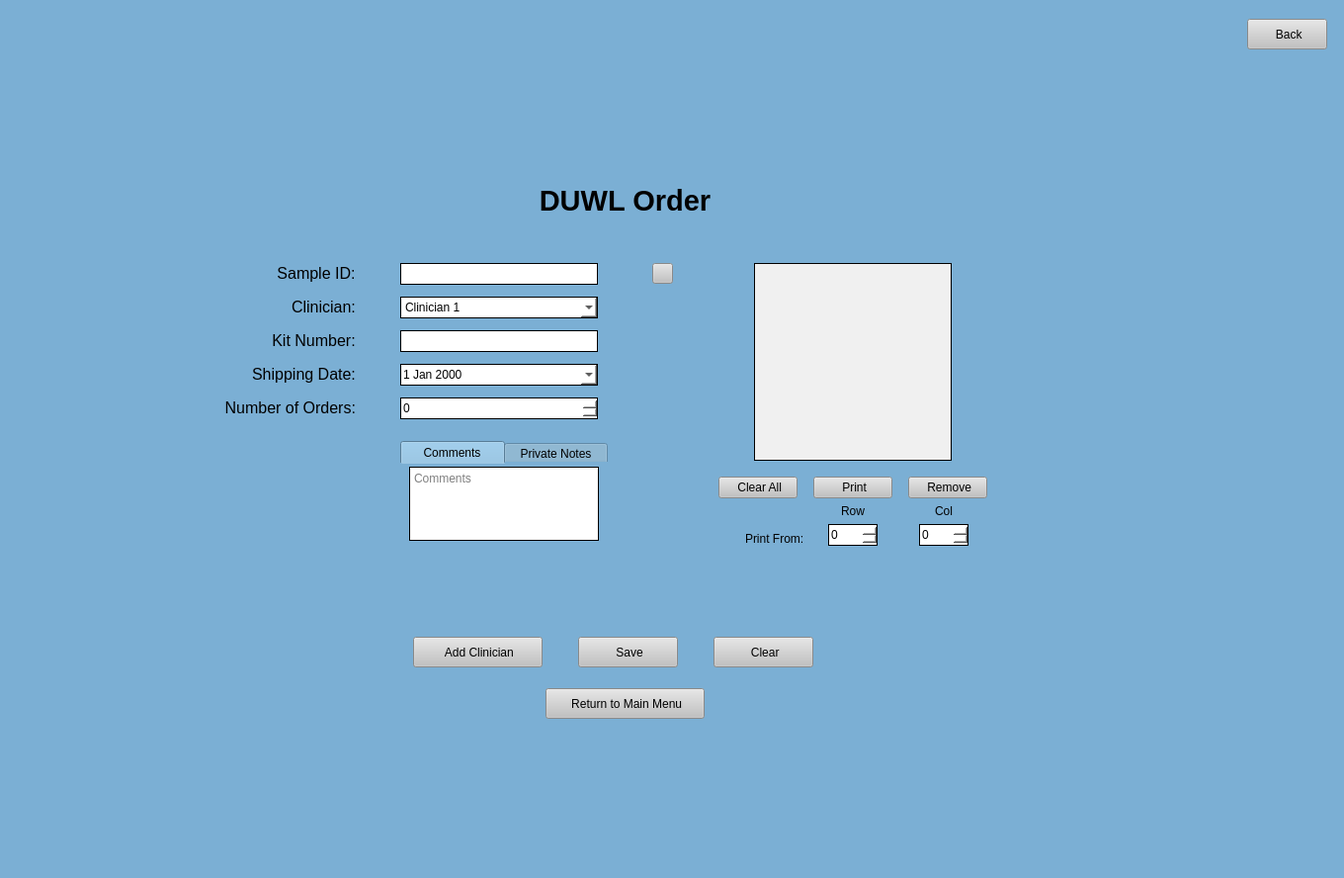
<?xml version="1.0" encoding="UTF-8"?>
<ui version="4.0">
 <class>MainWindow</class>
 <widget class="QMainWindow" name="MainWindow">
  <property name="geometry">
   <rect>
    <x>0</x>
    <y>0</y>
    <width>1360</width>
    <height>888</height>
   </rect>
  </property>
  <property name="minimumSize">
   <size>
    <width>0</width>
    <height>0</height>
   </size>
  </property>
  <property name="focusPolicy">
   <enum>Qt::NoFocus</enum>
  </property>
  <property name="windowTitle">
   <string>MainWindow</string>
  </property>
  <property name="styleSheet">
   <string notr="true">background-color: rgb(123, 175, 212);</string>
  </property>
  <widget class="QWidget" name="centralwidget">
   <layout class="QGridLayout" name="gridLayout">
    <item row="2" column="0">
     <spacer name="verticalSpacer_2">
      <property name="orientation">
       <enum>Qt::Vertical</enum>
      </property>
      <property name="sizeHint" stdset="0">
       <size>
        <width>20</width>
        <height>10</height>
       </size>
      </property>
     </spacer>
    </item>
    <item row="1" column="1">
     <widget class="QPushButton" name="back">
      <property name="minimumSize">
       <size>
        <width>81</width>
        <height>31</height>
       </size>
      </property>
      <property name="maximumSize">
       <size>
        <width>81</width>
        <height>31</height>
       </size>
      </property>
      <property name="cursor">
       <cursorShape>PointingHandCursor</cursorShape>
      </property>
      <property name="styleSheet">
       <string notr="true">QPushButton:hover {
	 background-color: rgb(210, 210, 210);
}

QPushButton:focus {
	background-color: rgb(210, 210, 210);
}

QPushButton {
	background-color: rgb(193, 193, 193);
}</string>
      </property>
      <property name="text">
       <string> Back</string>
      </property>
     </widget>
    </item>
    <item row="1" column="0">
     <spacer name="horizontalSpacer_3">
      <property name="orientation">
       <enum>Qt::Horizontal</enum>
      </property>
      <property name="sizeHint" stdset="0">
       <size>
        <width>40</width>
        <height>20</height>
       </size>
      </property>
     </spacer>
    </item>
    <item row="1" column="2">
     <spacer name="horizontalSpacer_4">
      <property name="orientation">
       <enum>Qt::Horizontal</enum>
      </property>
      <property name="sizeType">
       <enum>QSizePolicy::Minimum</enum>
      </property>
      <property name="sizeHint" stdset="0">
       <size>
        <width>8</width>
        <height>5</height>
       </size>
      </property>
     </spacer>
    </item>
    <item row="3" column="0">
     <layout class="QVBoxLayout" name="verticalLayout">
      <property name="bottomMargin">
       <number>0</number>
      </property>
      <item>
       <widget class="QLabel" name="label_3">
        <property name="text">
         <string>&lt;html&gt;&lt;head/&gt;&lt;body&gt;&lt;p align=&quot;center&quot;&gt;&lt;span style=&quot; font-size:22pt; font-weight:600;&quot;&gt;DUWL Order&lt;/span&gt;&lt;/p&gt;&lt;/body&gt;&lt;/html&gt;</string>
        </property>
       </widget>
      </item>
      <item>
       <layout class="QHBoxLayout" name="horizontalLayout">
        <item>
         <spacer name="horizontalSpacer">
          <property name="orientation">
           <enum>Qt::Horizontal</enum>
          </property>
          <property name="sizeHint" stdset="0">
           <size>
            <width>40</width>
            <height>20</height>
           </size>
          </property>
         </spacer>
        </item>
        <item>
         <layout class="QHBoxLayout" name="horizontalLayout_5">
          <property name="leftMargin">
           <number>0</number>
          </property>
          <property name="topMargin">
           <number>0</number>
          </property>
          <property name="rightMargin">
           <number>0</number>
          </property>
          <property name="bottomMargin">
           <number>0</number>
          </property>
          <item>
           <spacer name="horizontalSpacer_12">
            <property name="orientation">
             <enum>Qt::Horizontal</enum>
            </property>
            <property name="sizeHint" stdset="0">
             <size>
              <width>40</width>
              <height>20</height>
             </size>
            </property>
           </spacer>
          </item>
          <item>
           <layout class="QGridLayout" name="gridLayout_2">
            <property name="topMargin">
             <number>0</number>
            </property>
            <property name="rightMargin">
             <number>0</number>
            </property>
            <property name="bottomMargin">
             <number>0</number>
            </property>
            <property name="horizontalSpacing">
             <number>45</number>
            </property>
            <property name="verticalSpacing">
             <number>12</number>
            </property>
            <item row="1" column="1" alignment="Qt::AlignRight">
             <widget class="QLabel" name="label_14">
              <property name="text">
               <string>&lt;html&gt;&lt;head/&gt;&lt;body&gt;&lt;p align=&quot;center&quot;&gt;&lt;span style=&quot; font-size:12pt;&quot;&gt;Sample ID:&lt;/span&gt;&lt;/p&gt;&lt;/body&gt;&lt;/html&gt;</string>
              </property>
              <property name="alignment">
               <set>Qt::AlignRight|Qt::AlignTrailing|Qt::AlignVCenter</set>
              </property>
             </widget>
            </item>
            <item row="4" column="2">
             <widget class="QDateEdit" name="shipDate">
              <property name="minimumSize">
               <size>
                <width>200</width>
                <height>22</height>
               </size>
              </property>
              <property name="maximumSize">
               <size>
                <width>200</width>
                <height>22</height>
               </size>
              </property>
              <property name="styleSheet">
               <string notr="true">/* the box that is displayed*/
QDateEdit {
background-color: rgb(255, 255, 255);
border-style: solid;
border-width: 1px
}
/*toolbar on top of calendar*/
QCalendarWidget QToolButton {
height: 30px;
width: 75px;
color: white;
font-size: 12px;
icon-size: 24px, 24px;
font-weight: bold;
background-color: rgb(123,175,212);
}
QCalendarWidget QMenu {
width: 85px;
left: 10px;
color: white;
font-size: 12px;
background-color: rgb(123, 175, 212);
}
QCalendarWidget QSpinBox {
width: 75px;
font-size:12px;
color: white;
background-color: rgb(123, 175, 212);
selection-background-color: rgb(136, 136, 136);
selection-color: rgb(255, 255, 255);
}
QCalendarWidget QSpinBox::up-button { subcontrol-origin: border; subcontrol-position: top right; width:35px; }
QCalendarWidget QSpinBox::down-button {subcontrol-origin: border; subcontrol-position: bottom right; width:35px;}
QCalendarWidget QSpinBox::up-arrow { width:28px; height:28px; }
QCalendarWidget QSpinBox::down-arrow { width:28px; height:28px; }

/* header row */
QCalendarWidget QWidget { 
alternate-background-color: rgb(240, 240, 240); 
}
/* normal days */
QCalendarWidget QAbstractItemView:enabled
{
font-size:12px;
color: black;
background-color: white;
selection-background-color: rgb(123, 175, 212);
selection-color: white;
}
/* days in other months */
/* navigation bar */
QCalendarWidget QWidget#qt_calendar_navigationbar
{
background-color: rgb(123, 175, 212);
}
QCalendarWidget QAbstractItemView:disabled
{
color: rgb(180,180,180);
}</string>
              </property>
              <property name="calendarPopup">
               <bool>true</bool>
              </property>
             </widget>
            </item>
            <item row="1" column="2">
             <widget class="QLineEdit" name="saID">
              <property name="minimumSize">
               <size>
                <width>200</width>
                <height>22</height>
               </size>
              </property>
              <property name="maximumSize">
               <size>
                <width>200</width>
                <height>22</height>
               </size>
              </property>
              <property name="styleSheet">
               <string notr="true">background-color: rgb(255, 255, 255);
border-style: solid;
border-width: 1px</string>
              </property>
              <property name="readOnly">
               <bool>false</bool>
              </property>
              <property name="placeholderText">
               <string/>
              </property>
             </widget>
            </item>
            <item row="3" column="2">
             <widget class="QLineEdit" name="kitNum">
              <property name="minimumSize">
               <size>
                <width>200</width>
                <height>22</height>
               </size>
              </property>
              <property name="maximumSize">
               <size>
                <width>200</width>
                <height>22</height>
               </size>
              </property>
              <property name="styleSheet">
               <string notr="true">background-color: rgb(255, 255, 255);
border-style: solid;
border-width: 1px</string>
              </property>
             </widget>
            </item>
            <item row="2" column="2">
             <widget class="QComboBox" name="clinDrop">
              <property name="minimumSize">
               <size>
                <width>200</width>
                <height>22</height>
               </size>
              </property>
              <property name="maximumSize">
               <size>
                <width>200</width>
                <height>22</height>
               </size>
              </property>
              <property name="styleSheet">
               <string notr="true">background-color: rgb(255, 255, 255);
border-style: solid;
border-width: 1px</string>
              </property>
              <item>
               <property name="text">
                <string>Clinician 1</string>
               </property>
              </item>
              <item>
               <property name="text">
                <string>Clinician 2</string>
               </property>
              </item>
              <item>
               <property name="text">
                <string>Clinician 3</string>
               </property>
              </item>
             </widget>
            </item>
            <item row="6" column="1" colspan="3">
             <spacer name="verticalSpacer">
              <property name="orientation">
               <enum>Qt::Vertical</enum>
              </property>
              <property name="sizeType">
               <enum>QSizePolicy::Fixed</enum>
              </property>
              <property name="sizeHint" stdset="0">
               <size>
                <width>20</width>
                <height>10</height>
               </size>
              </property>
             </spacer>
            </item>
            <item row="5" column="1">
             <widget class="QLabel" name="label">
              <property name="text">
               <string>&lt;html&gt;&lt;head/&gt;&lt;body&gt;&lt;p align=&quot;right&quot;&gt;&lt;span style=&quot; font-size:12pt;&quot;&gt;Number of Orders:&lt;/span&gt;&lt;/p&gt;&lt;/body&gt;&lt;/html&gt;</string>
              </property>
             </widget>
            </item>
            <item row="0" column="2">
             <spacer name="verticalSpacer_8">
              <property name="orientation">
               <enum>Qt::Vertical</enum>
              </property>
              <property name="sizeType">
               <enum>QSizePolicy::Minimum</enum>
              </property>
              <property name="sizeHint" stdset="0">
               <size>
                <width>20</width>
                <height>40</height>
               </size>
              </property>
             </spacer>
            </item>
            <item row="1" column="3">
             <widget class="QPushButton" name="find">
              <property name="minimumSize">
               <size>
                <width>21</width>
                <height>21</height>
               </size>
              </property>
              <property name="maximumSize">
               <size>
                <width>21</width>
                <height>21</height>
               </size>
              </property>
              <property name="cursor">
               <cursorShape>PointingHandCursor</cursorShape>
              </property>
              <property name="styleSheet">
               <string notr="true">QPushButton:hover {
	 background-color: rgb(210, 210, 210);
}

QPushButton:focus {
	background-color: rgb(210, 210, 210);
}

QPushButton {
	background-color: rgb(193, 193, 193);
}</string>
              </property>
              <property name="text">
               <string/>
              </property>
              <property name="iconSize">
               <size>
                <width>16</width>
                <height>16</height>
               </size>
              </property>
             </widget>
            </item>
            <item row="4" column="1" alignment="Qt::AlignRight">
             <widget class="QLabel" name="label_15">
              <property name="text">
               <string>&lt;html&gt;&lt;head/&gt;&lt;body&gt;&lt;p align=&quot;center&quot;&gt;&lt;span style=&quot; font-size:12pt;&quot;&gt;Shipping Date:&lt;/span&gt;&lt;/p&gt;&lt;/body&gt;&lt;/html&gt;</string>
              </property>
              <property name="alignment">
               <set>Qt::AlignRight|Qt::AlignTrailing|Qt::AlignVCenter</set>
              </property>
             </widget>
            </item>
            <item row="3" column="1" alignment="Qt::AlignRight">
             <widget class="QLabel" name="label_10">
              <property name="text">
               <string>&lt;html&gt;&lt;head/&gt;&lt;body&gt;&lt;p align=&quot;center&quot;&gt;&lt;span style=&quot; font-size:12pt;&quot;&gt;Kit Number:&lt;/span&gt;&lt;/p&gt;&lt;/body&gt;&lt;/html&gt;</string>
              </property>
              <property name="alignment">
               <set>Qt::AlignRight|Qt::AlignTrailing|Qt::AlignVCenter</set>
              </property>
             </widget>
            </item>
            <item row="2" column="1" alignment="Qt::AlignRight">
             <widget class="QLabel" name="label_8">
              <property name="text">
               <string>&lt;html&gt;&lt;head/&gt;&lt;body&gt;&lt;p align=&quot;center&quot;&gt;&lt;span style=&quot; font-size:12pt;&quot;&gt;Clinician:&lt;/span&gt;&lt;/p&gt;&lt;/body&gt;&lt;/html&gt;</string>
              </property>
              <property name="alignment">
               <set>Qt::AlignRight|Qt::AlignTrailing|Qt::AlignVCenter</set>
              </property>
             </widget>
            </item>
            <item row="8" column="2">
             <spacer name="verticalSpacer_9">
              <property name="orientation">
               <enum>Qt::Vertical</enum>
              </property>
              <property name="sizeHint" stdset="0">
               <size>
                <width>20</width>
                <height>20</height>
               </size>
              </property>
             </spacer>
            </item>
            <item row="5" column="2" alignment="Qt::AlignLeft">
             <widget class="QSpinBox" name="numOrders">
              <property name="sizePolicy">
               <sizepolicy hsizetype="Expanding" vsizetype="Fixed">
                <horstretch>0</horstretch>
                <verstretch>0</verstretch>
               </sizepolicy>
              </property>
              <property name="minimumSize">
               <size>
                <width>200</width>
                <height>22</height>
               </size>
              </property>
              <property name="maximumSize">
               <size>
                <width>200</width>
                <height>22</height>
               </size>
              </property>
              <property name="font">
               <font>
                <underline>false</underline>
                <strikeout>false</strikeout>
                <kerning>true</kerning>
               </font>
              </property>
              <property name="styleSheet">
               <string notr="true">background-color: rgb(255, 255, 255);
border-style: solid;
border-width: 1px</string>
              </property>
              <property name="wrapping">
               <bool>false</bool>
              </property>
              <property name="frame">
               <bool>true</bool>
              </property>
              <property name="readOnly">
               <bool>false</bool>
              </property>
              <property name="specialValueText">
               <string/>
              </property>
              <property name="displayIntegerBase">
               <number>10</number>
              </property>
             </widget>
            </item>
            <item row="7" column="2">
             <widget class="QTabWidget" name="tabWidget">
              <property name="maximumSize">
               <size>
                <width>210</width>
                <height>16777215</height>
               </size>
              </property>
              <property name="styleSheet">
               <string notr="true">QTabWidget::pane {
	background: rgb(235, 235, 235);
	top: -16px;
}
QTabWidget::tab-bar {
	alignment: center;
}
QTabBar::tab {
	height: 23px; 
	width: 105px;
}</string>
              </property>
              <property name="currentIndex">
               <number>0</number>
              </property>
              <property name="usesScrollButtons">
               <bool>false</bool>
              </property>
              <widget class="QWidget" name="commentTab">
               <attribute name="title">
                <string>Comments</string>
               </attribute>
               <layout class="QGridLayout" name="gridLayout_3">
                <item row="0" column="0">
                 <widget class="QTextEdit" name="cText">
                  <property name="sizePolicy">
                   <sizepolicy hsizetype="Fixed" vsizetype="Fixed">
                    <horstretch>0</horstretch>
                    <verstretch>0</verstretch>
                   </sizepolicy>
                  </property>
                  <property name="maximumSize">
                   <size>
                    <width>200</width>
                    <height>75</height>
                   </size>
                  </property>
                  <property name="styleSheet">
                   <string notr="true">background-color: rgb(255, 255, 255);
border-style: solid;
border-width: 1px</string>
                  </property>
                  <property name="tabChangesFocus">
                   <bool>false</bool>
                  </property>
                  <property name="placeholderText">
                   <string>Comments</string>
                  </property>
                 </widget>
                </item>
               </layout>
              </widget>
              <widget class="QWidget" name="notesTab">
               <attribute name="title">
                <string>Private Notes</string>
               </attribute>
               <layout class="QGridLayout" name="gridLayout_4">
                <item row="0" column="0">
                 <widget class="QTextEdit" name="nText">
                  <property name="sizePolicy">
                   <sizepolicy hsizetype="Fixed" vsizetype="Fixed">
                    <horstretch>0</horstretch>
                    <verstretch>0</verstretch>
                   </sizepolicy>
                  </property>
                  <property name="maximumSize">
                   <size>
                    <width>200</width>
                    <height>75</height>
                   </size>
                  </property>
                  <property name="styleSheet">
                   <string notr="true">background-color: rgb(255, 255, 255);
border-style: solid;
border-width: 1px</string>
                  </property>
                  <property name="tabChangesFocus">
                   <bool>false</bool>
                  </property>
                  <property name="placeholderText">
                   <string>Private Notes</string>
                  </property>
                 </widget>
                </item>
               </layout>
              </widget>
             </widget>
            </item>
           </layout>
          </item>
          <item>
           <spacer name="horizontalSpacer_2">
            <property name="orientation">
             <enum>Qt::Horizontal</enum>
            </property>
            <property name="sizeType">
             <enum>QSizePolicy::Minimum</enum>
            </property>
            <property name="sizeHint" stdset="0">
             <size>
              <width>40</width>
              <height>20</height>
             </size>
            </property>
           </spacer>
          </item>
          <item>
           <layout class="QVBoxLayout" name="verticalLayout_2">
            <property name="leftMargin">
             <number>0</number>
            </property>
            <property name="topMargin">
             <number>0</number>
            </property>
            <property name="rightMargin">
             <number>0</number>
            </property>
            <property name="bottomMargin">
             <number>0</number>
            </property>
            <item>
             <spacer name="verticalSpacer_11">
              <property name="orientation">
               <enum>Qt::Vertical</enum>
              </property>
              <property name="sizeHint" stdset="0">
               <size>
                <width>20</width>
                <height>40</height>
               </size>
              </property>
             </spacer>
            </item>
            <item alignment="Qt::AlignHCenter">
             <widget class="QTableWidget" name="kitTWid">
              <property name="minimumSize">
               <size>
                <width>200</width>
                <height>200</height>
               </size>
              </property>
              <property name="maximumSize">
               <size>
                <width>200</width>
                <height>200</height>
               </size>
              </property>
              <property name="focusPolicy">
               <enum>Qt::StrongFocus</enum>
              </property>
              <property name="styleSheet">
               <string notr="true">background-color: rgb(240, 240, 240);
border-style: solid;
border-width: 1px</string>
              </property>
              <property name="editTriggers">
               <set>QAbstractItemView::DoubleClicked|QAbstractItemView::SelectedClicked</set>
              </property>
              <property name="alternatingRowColors">
               <bool>true</bool>
              </property>
              <property name="selectionMode">
               <enum>QAbstractItemView::SingleSelection</enum>
              </property>
             </widget>
            </item>
            <item>
             <spacer name="verticalSpacer_7">
              <property name="orientation">
               <enum>Qt::Vertical</enum>
              </property>
              <property name="sizeType">
               <enum>QSizePolicy::Minimum</enum>
              </property>
              <property name="sizeHint" stdset="0">
               <size>
                <width>20</width>
                <height>10</height>
               </size>
              </property>
             </spacer>
            </item>
            <item>
             <layout class="QHBoxLayout" name="horizontalLayout_4">
              <property name="leftMargin">
               <number>0</number>
              </property>
              <property name="topMargin">
               <number>0</number>
              </property>
              <property name="rightMargin">
               <number>0</number>
              </property>
              <property name="bottomMargin">
               <number>0</number>
              </property>
              <item>
               <widget class="QPushButton" name="clearAll">
                <property name="cursor">
                 <cursorShape>PointingHandCursor</cursorShape>
                </property>
                <property name="styleSheet">
                 <string notr="true">QPushButton:hover {
	 background-color: rgb(210, 210, 210);
}

QPushButton:focus {
	background-color: rgb(210, 210, 210);
}

QPushButton {
	background-color: rgb(193, 193, 193);
}</string>
                </property>
                <property name="text">
                 <string> Clear All</string>
                </property>
               </widget>
              </item>
              <item>
               <spacer name="horizontalSpacer_16">
                <property name="orientation">
                 <enum>Qt::Horizontal</enum>
                </property>
                <property name="sizeType">
                 <enum>QSizePolicy::Minimum</enum>
                </property>
                <property name="sizeHint" stdset="0">
                 <size>
                  <width>10</width>
                  <height>20</height>
                 </size>
                </property>
               </spacer>
              </item>
              <item>
               <widget class="QPushButton" name="print">
                <property name="cursor">
                 <cursorShape>PointingHandCursor</cursorShape>
                </property>
                <property name="styleSheet">
                 <string notr="true">QPushButton:hover {
	 background-color: rgb(210, 210, 210);
}

QPushButton:focus {
	background-color: rgb(210, 210, 210);
}

QPushButton {
	background-color: rgb(193, 193, 193);
}</string>
                </property>
                <property name="text">
                 <string> Print</string>
                </property>
               </widget>
              </item>
              <item>
               <spacer name="horizontalSpacer_17">
                <property name="orientation">
                 <enum>Qt::Horizontal</enum>
                </property>
                <property name="sizeType">
                 <enum>QSizePolicy::Minimum</enum>
                </property>
                <property name="sizeHint" stdset="0">
                 <size>
                  <width>10</width>
                  <height>20</height>
                 </size>
                </property>
               </spacer>
              </item>
              <item>
               <widget class="QPushButton" name="remove">
                <property name="cursor">
                 <cursorShape>PointingHandCursor</cursorShape>
                </property>
                <property name="styleSheet">
                 <string notr="true">QPushButton:hover {
	 background-color: rgb(210, 210, 210);
}

QPushButton:focus {
	background-color: rgb(210, 210, 210);
}

QPushButton {
	background-color: rgb(193, 193, 193);
}</string>
                </property>
                <property name="text">
                 <string> Remove</string>
                </property>
               </widget>
              </item>
             </layout>
            </item>
            <item>
             <layout class="QHBoxLayout" name="horizontalLayout_3">
              <property name="leftMargin">
               <number>0</number>
              </property>
              <property name="topMargin">
               <number>0</number>
              </property>
              <property name="rightMargin">
               <number>0</number>
              </property>
              <property name="bottomMargin">
               <number>0</number>
              </property>
              <item alignment="Qt::AlignRight|Qt::AlignBottom">
               <widget class="QLabel" name="label_2">
                <property name="text">
                 <string>Print From:</string>
                </property>
               </widget>
              </item>
              <item>
               <layout class="QVBoxLayout" name="verticalLayout_3">
                <property name="leftMargin">
                 <number>0</number>
                </property>
                <property name="topMargin">
                 <number>0</number>
                </property>
                <property name="rightMargin">
                 <number>0</number>
                </property>
                <property name="bottomMargin">
                 <number>0</number>
                </property>
                <item alignment="Qt::AlignHCenter|Qt::AlignVCenter">
                 <widget class="QLabel" name="label_4">
                  <property name="text">
                   <string>Row</string>
                  </property>
                 </widget>
                </item>
                <item alignment="Qt::AlignHCenter|Qt::AlignVCenter">
                 <widget class="QSpinBox" name="row">
                  <property name="minimumSize">
                   <size>
                    <width>50</width>
                    <height>22</height>
                   </size>
                  </property>
                  <property name="maximumSize">
                   <size>
                    <width>50</width>
                    <height>22</height>
                   </size>
                  </property>
                  <property name="styleSheet">
                   <string notr="true">background-color: rgb(255, 255, 255);
border-style: solid;
border-width: 1px</string>
                  </property>
                 </widget>
                </item>
               </layout>
              </item>
              <item>
               <layout class="QVBoxLayout" name="verticalLayout_4">
                <property name="leftMargin">
                 <number>0</number>
                </property>
                <property name="topMargin">
                 <number>0</number>
                </property>
                <property name="rightMargin">
                 <number>0</number>
                </property>
                <property name="bottomMargin">
                 <number>0</number>
                </property>
                <item alignment="Qt::AlignHCenter|Qt::AlignVCenter">
                 <widget class="QLabel" name="label_5">
                  <property name="text">
                   <string>Col</string>
                  </property>
                 </widget>
                </item>
                <item alignment="Qt::AlignHCenter|Qt::AlignVCenter">
                 <widget class="QSpinBox" name="col">
                  <property name="minimumSize">
                   <size>
                    <width>50</width>
                    <height>22</height>
                   </size>
                  </property>
                  <property name="maximumSize">
                   <size>
                    <width>50</width>
                    <height>22</height>
                   </size>
                  </property>
                  <property name="styleSheet">
                   <string notr="true">background-color: rgb(255, 255, 255);
border-style: solid;
border-width: 1px</string>
                  </property>
                 </widget>
                </item>
               </layout>
              </item>
             </layout>
            </item>
            <item>
             <spacer name="verticalSpacer_10">
              <property name="orientation">
               <enum>Qt::Vertical</enum>
              </property>
              <property name="sizeHint" stdset="0">
               <size>
                <width>20</width>
                <height>40</height>
               </size>
              </property>
             </spacer>
            </item>
           </layout>
          </item>
          <item>
           <spacer name="horizontalSpacer_6">
            <property name="orientation">
             <enum>Qt::Horizontal</enum>
            </property>
            <property name="sizeHint" stdset="0">
             <size>
              <width>80</width>
              <height>20</height>
             </size>
            </property>
           </spacer>
          </item>
         </layout>
        </item>
        <item>
         <spacer name="horizontalSpacer_13">
          <property name="orientation">
           <enum>Qt::Horizontal</enum>
          </property>
          <property name="sizeHint" stdset="0">
           <size>
            <width>40</width>
            <height>20</height>
           </size>
          </property>
         </spacer>
        </item>
       </layout>
      </item>
      <item alignment="Qt::AlignHCenter">
       <widget class="QLabel" name="errorMessage">
        <property name="minimumSize">
         <size>
          <width>350</width>
          <height>30</height>
         </size>
        </property>
        <property name="maximumSize">
         <size>
          <width>999</width>
          <height>30</height>
         </size>
        </property>
        <property name="mouseTracking">
         <bool>true</bool>
        </property>
        <property name="styleSheet">
         <string notr="true">font: 12pt &quot;MS Shell Dlg 2&quot;;
color:red;</string>
        </property>
        <property name="text">
         <string>&lt;html&gt;&lt;head/&gt;&lt;body&gt;&lt;p align=&quot;center&quot;&gt;&lt;br/&gt;&lt;/p&gt;&lt;/body&gt;&lt;/html&gt;</string>
        </property>
        <property name="alignment">
         <set>Qt::AlignCenter</set>
        </property>
       </widget>
      </item>
      <item>
       <spacer name="verticalSpacer_4">
        <property name="orientation">
         <enum>Qt::Vertical</enum>
        </property>
        <property name="sizeType">
         <enum>QSizePolicy::Minimum</enum>
        </property>
        <property name="sizeHint" stdset="0">
         <size>
          <width>10</width>
          <height>10</height>
         </size>
        </property>
       </spacer>
      </item>
      <item>
       <layout class="QHBoxLayout" name="horizontalLayout_2">
        <property name="topMargin">
         <number>0</number>
        </property>
        <property name="bottomMargin">
         <number>0</number>
        </property>
        <item>
         <spacer name="horizontalSpacer_7">
          <property name="orientation">
           <enum>Qt::Horizontal</enum>
          </property>
          <property name="sizeHint" stdset="0">
           <size>
            <width>40</width>
            <height>20</height>
           </size>
          </property>
         </spacer>
        </item>
        <item>
         <widget class="QPushButton" name="addClinician">
          <property name="sizePolicy">
           <sizepolicy hsizetype="Fixed" vsizetype="Fixed">
            <horstretch>0</horstretch>
            <verstretch>0</verstretch>
           </sizepolicy>
          </property>
          <property name="minimumSize">
           <size>
            <width>131</width>
            <height>31</height>
           </size>
          </property>
          <property name="maximumSize">
           <size>
            <width>131</width>
            <height>31</height>
           </size>
          </property>
          <property name="cursor">
           <cursorShape>PointingHandCursor</cursorShape>
          </property>
          <property name="styleSheet">
           <string notr="true">QPushButton:hover {
	 background-color: rgb(210, 210, 210);
}

QPushButton:focus {
	background-color: rgb(210, 210, 210);
}

QPushButton {
	background-color: rgb(193, 193, 193);
}</string>
          </property>
          <property name="text">
           <string> Add Clinician</string>
          </property>
         </widget>
        </item>
        <item>
         <spacer name="horizontalSpacer_5">
          <property name="orientation">
           <enum>Qt::Horizontal</enum>
          </property>
          <property name="sizeType">
           <enum>QSizePolicy::Minimum</enum>
          </property>
          <property name="sizeHint" stdset="0">
           <size>
            <width>30</width>
            <height>20</height>
           </size>
          </property>
         </spacer>
        </item>
        <item>
         <widget class="QPushButton" name="save">
          <property name="sizePolicy">
           <sizepolicy hsizetype="Fixed" vsizetype="Fixed">
            <horstretch>0</horstretch>
            <verstretch>0</verstretch>
           </sizepolicy>
          </property>
          <property name="minimumSize">
           <size>
            <width>101</width>
            <height>31</height>
           </size>
          </property>
          <property name="maximumSize">
           <size>
            <width>101</width>
            <height>31</height>
           </size>
          </property>
          <property name="cursor">
           <cursorShape>PointingHandCursor</cursorShape>
          </property>
          <property name="styleSheet">
           <string notr="true">QPushButton:hover {
	 background-color: rgb(210, 210, 210);
}

QPushButton:focus {
	background-color: rgb(210, 210, 210);
}

QPushButton {
	background-color: rgb(193, 193, 193);
}</string>
          </property>
          <property name="text">
           <string> Save</string>
          </property>
         </widget>
        </item>
        <item>
         <spacer name="horizontalSpacer_11">
          <property name="orientation">
           <enum>Qt::Horizontal</enum>
          </property>
          <property name="sizeType">
           <enum>QSizePolicy::Minimum</enum>
          </property>
          <property name="sizeHint" stdset="0">
           <size>
            <width>30</width>
            <height>20</height>
           </size>
          </property>
         </spacer>
        </item>
        <item>
         <widget class="QPushButton" name="clear">
          <property name="sizePolicy">
           <sizepolicy hsizetype="Fixed" vsizetype="Fixed">
            <horstretch>0</horstretch>
            <verstretch>0</verstretch>
           </sizepolicy>
          </property>
          <property name="minimumSize">
           <size>
            <width>101</width>
            <height>31</height>
           </size>
          </property>
          <property name="maximumSize">
           <size>
            <width>101</width>
            <height>31</height>
           </size>
          </property>
          <property name="cursor">
           <cursorShape>PointingHandCursor</cursorShape>
          </property>
          <property name="styleSheet">
           <string notr="true">QPushButton:hover {
	 background-color: rgb(210, 210, 210);
}

QPushButton:focus {
	background-color: rgb(210, 210, 210);
}

QPushButton {
	background-color: rgb(193, 193, 193);
}</string>
          </property>
          <property name="text">
           <string> Clear</string>
          </property>
         </widget>
        </item>
        <item>
         <spacer name="horizontalSpacer_9">
          <property name="orientation">
           <enum>Qt::Horizontal</enum>
          </property>
          <property name="sizeType">
           <enum>QSizePolicy::Minimum</enum>
          </property>
          <property name="sizeHint" stdset="0">
           <size>
            <width>25</width>
            <height>20</height>
           </size>
          </property>
         </spacer>
        </item>
        <item>
         <spacer name="horizontalSpacer_8">
          <property name="orientation">
           <enum>Qt::Horizontal</enum>
          </property>
          <property name="sizeHint" stdset="0">
           <size>
            <width>40</width>
            <height>20</height>
           </size>
          </property>
         </spacer>
        </item>
       </layout>
      </item>
      <item>
       <spacer name="verticalSpacer_6">
        <property name="orientation">
         <enum>Qt::Vertical</enum>
        </property>
        <property name="sizeType">
         <enum>QSizePolicy::Minimum</enum>
        </property>
        <property name="sizeHint" stdset="0">
         <size>
          <width>20</width>
          <height>15</height>
         </size>
        </property>
       </spacer>
      </item>
      <item alignment="Qt::AlignHCenter">
       <widget class="QPushButton" name="home">
        <property name="sizePolicy">
         <sizepolicy hsizetype="Fixed" vsizetype="Fixed">
          <horstretch>0</horstretch>
          <verstretch>0</verstretch>
         </sizepolicy>
        </property>
        <property name="minimumSize">
         <size>
          <width>161</width>
          <height>31</height>
         </size>
        </property>
        <property name="maximumSize">
         <size>
          <width>161</width>
          <height>31</height>
         </size>
        </property>
        <property name="cursor">
         <cursorShape>PointingHandCursor</cursorShape>
        </property>
        <property name="styleSheet">
         <string notr="true">QPushButton:hover {
	 background-color: rgb(210, 210, 210);
}

QPushButton:focus {
	background-color: rgb(210, 210, 210);
}

QPushButton {
	background-color: rgb(193, 193, 193);
}</string>
        </property>
        <property name="text">
         <string> Return to Main Menu</string>
        </property>
       </widget>
      </item>
     </layout>
    </item>
    <item row="4" column="0">
     <spacer name="verticalSpacer_5">
      <property name="orientation">
       <enum>Qt::Vertical</enum>
      </property>
      <property name="sizeHint" stdset="0">
       <size>
        <width>20</width>
        <height>10</height>
       </size>
      </property>
     </spacer>
    </item>
    <item row="0" column="1">
     <spacer name="verticalSpacer_3">
      <property name="orientation">
       <enum>Qt::Vertical</enum>
      </property>
      <property name="sizeType">
       <enum>QSizePolicy::Minimum</enum>
      </property>
      <property name="sizeHint" stdset="0">
       <size>
        <width>5</width>
        <height>10</height>
       </size>
      </property>
     </spacer>
    </item>
   </layout>
  </widget>
  <widget class="QMenuBar" name="menubar">
   <property name="geometry">
    <rect>
     <x>0</x>
     <y>0</y>
     <width>1360</width>
     <height>21</height>
    </rect>
   </property>
  </widget>
  <widget class="QStatusBar" name="statusbar"/>
 </widget>
 <tabstops>
  <tabstop>saID</tabstop>
  <tabstop>clinDrop</tabstop>
  <tabstop>kitNum</tabstop>
  <tabstop>shipDate</tabstop>
  <tabstop>numOrders</tabstop>
  <tabstop>tabWidget</tabstop>
  <tabstop>cText</tabstop>
  <tabstop>nText</tabstop>
  <tabstop>kitTWid</tabstop>
  <tabstop>clearAll</tabstop>
  <tabstop>print</tabstop>
  <tabstop>remove</tabstop>
  <tabstop>addClinician</tabstop>
  <tabstop>save</tabstop>
  <tabstop>clear</tabstop>
  <tabstop>home</tabstop>
  <tabstop>find</tabstop>
  <tabstop>back</tabstop>
 </tabstops>
 <resources/>
 <connections/>
</ui>
